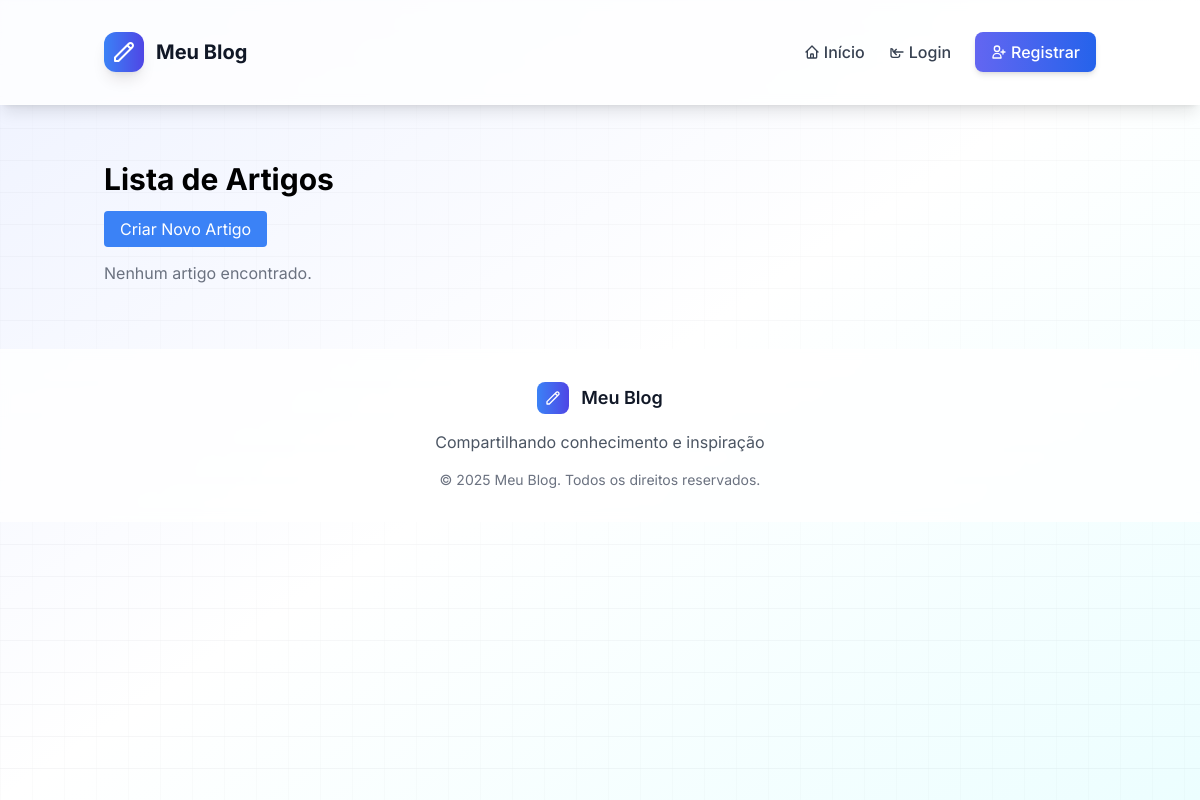
Page /artigos/ on the earlier database version.
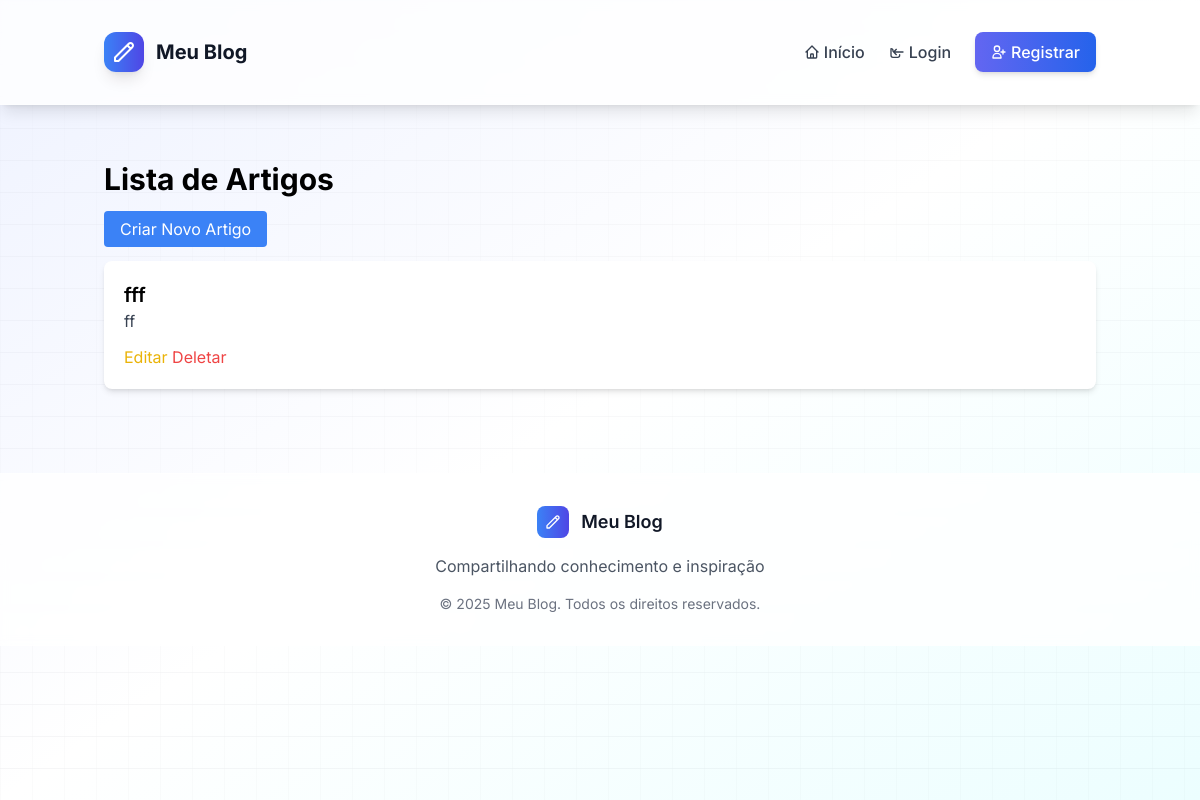
Same page on the later database version.
### blog/models.py (models this page shows, shortened)
class Artigo(models.Model):
    titulo = models.CharField(max_length=200)
    conteudo = models.TextField()
    data_criacao = models.DateTimeField(auto_now_add=True)
    data_atualizacao = models.DateTimeField(auto_now=True)
    publicado = models.BooleanField(default=True)
    autor = models.ForeignKey(Usuario, on_delete=models.CASCADE, related_name='artigos')
    categorias = models.ManyToManyField(Categoria, related_name='artigos')
    class Meta:
        verbose_name = 'Artigo'
        verbose_name_plural = 'Artigos'
        ordering = ['-data_criacao']

### blog/views.py (the view)
# urls.py: path('artigos/', views.artigo_list, name='artigo_list'),
def artigo_list(request):
    artigos = Artigo.objects.all()
    return render(request, 'blog/artigo_list.html', {'artigos': artigos})

### blog/templates/blog/artigo_list.html (shortened to what this page needs)
{% extends 'blog/base.html' %}
{% block content %}
<div class="container mx-auto mt-10">
    <h1 class="text-3xl font-bold mb-5">Lista de Artigos</h1>
    <a href="{% url 'artigo_create' %}" class="bg-blue-500 text-white px-4 py-2 rounded">Criar Novo Artigo</a>
    <div class="mt-5">
        {% for artigo in artigos %}
            <div class="bg-white shadow-md rounded-lg p-5 mb-5">
                <h2 class="text-xl font-semibold">
                    <a href="{% url 'artigo_detail' artigo.id %}">{{ artigo.titulo }}</a>
                </h2>
                <p class="text-gray-700">{{ artigo.conteudo|truncatewords:30 }}</p>
                <div class="mt-3">
                    <a href="{% url 'artigo_update' artigo.id %}" class="text-yellow-500">Editar</a>
                    <form action="{% url 'artigo_delete' artigo.id %}" method="POST" class="inline">
                        <button type="submit" class="text-red-500">Deletar</button>
                    </form>
                </div>
            </div>
        {% empty %}
            <p class="text-gray-500">Nenhum artigo encontrado.</p>
        {% endfor %}
    </div>
</div>
{% endblock %}

Differences in the rows shown:
added Artigo: titulo "fff", conteudo "ff"
Other differences:
text no longer shown: "Nenhum artigo encontrado."
